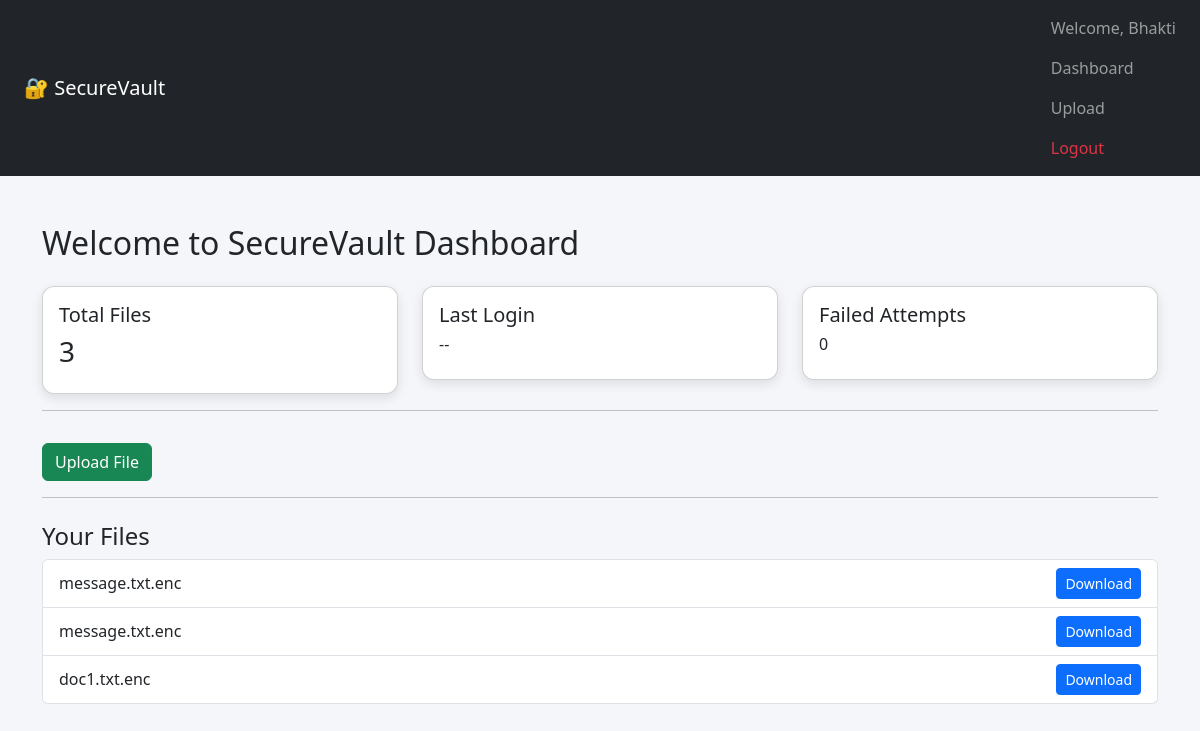
/dashboard (signed in), run on the app's committed database.
### tables this page shows
CREATE TABLE files (
        id INTEGER PRIMARY KEY AUTOINCREMENT,
        username TEXT,
        filename TEXT,
        filepath TEXT
    , file_password TEXT);

### app.py (the view)
@app.route("/dashboard")
def dashboard():
    if "user" not in session:
        return redirect("/login")
    conn = sqlite3.connect("database.db")
    cursor = conn.cursor()
    cursor.execute(
        "SELECT filename FROM files WHERE username = ?",
        (session["user"],)
    )
    files = cursor.fetchall()
    conn.close()
    return render_template("dashboard.html", files=files)

### templates/dashboard.html
{% extends "base.html" %}
{% block content %}
<h2 class="mb-4">Welcome to SecureVault Dashboard</h2>
<div class="row">
    <div class="col-md-4">
        <div class="card p-3">
            <h5>Total Files</h5>
            <h3>{{ files|length }}</h3>
        </div>
    </div>
    <div class="col-md-4">
        <div class="card p-3">
            <h5>Last Login</h5>
            <h6>--</h6>
        </div>
    </div>
    <div class="col-md-4">
        <div class="card p-3">
            <h5>Failed Attempts</h5>
            <h6>0</h6>
        </div>
    </div>
</div>
<hr>
<a href="/upload" class="btn btn-success mt-3">Upload File</a>
<hr>
<h4 class="mt-4">Your Files</h4>
<ul class="list-group">
    {% for file in files %}
        <li class="list-group-item d-flex justify-content-between align-items-center">
            {{ file[0] }}
            <a href="/download/{{ file[0] }}" class="btn btn-primary btn-sm">
                Download
            </a>
        </li>
    {% endfor %}
</ul>
{% endblock %}

### static/css/style.css (style rules this page uses)
body { background-color: #f4f6f9; }
.card { border-radius: 12px; box-shadow: 0 4px 12px rgba(0, 0, 0, 0.1); }
.btn-primary { background-color: #0d6efd; }

### data on the page
files: filename "message.txt.enc"
files: filename "message.txt.enc"
files: filename "doc1.txt.enc"

### other printed values
{{ session["user"] }} "Bhakti"
{{ files|length }} "3"
